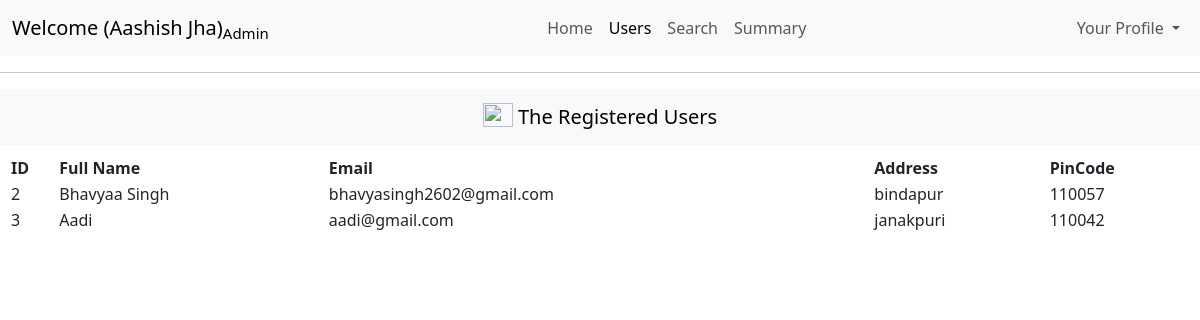
Page /admin/dashboard/users (signed in) on the committed database.
### models/models.py (models this page shows)
class User(db.Model):
    id= db.Column(db.Integer(),primary_key=True)
    fullname = db.Column(db.String(50),nullable = False)
    email = db.Column(db.String(50),unique = True,nullable = False)
    password = db.Column(db.String(),nullable= False)
    address = db.Column(db.String(200),nullable=False)
    pincode = db.Column(db.Integer(),nullable= False)
    role = db.Column(db.String(10),nullable=False)
    status=db.Column(db.Integer(),nullable=False)

### controllers/controllers.py (the view)
@controllers.route("/admin/dashboard/users", methods=['GET','POST'])
def userDetails():
    status = session.get("status")
    if status is not None and int(status) > 0:
        getuser = User.query.filter_by(role="user")
        for i in getuser:
            print(i.pincode)
        print("executed")
        return render_template("userDetails.html",getuser=getuser)
    else:
        return redirect("/login")

### templates/userDetails.html (shortened to what this page needs)
<!DOCTYPE html>
<html lang="en">
<head>
    <link href="https://cdn.jsdelivr.net/npm/bootstrap@5.3.7/dist/css/bootstrap.min.css" rel="stylesheet">
</head>
<body>
    <nav class="navbar navbar-expand-lg bg-body-tertiary">
  <div class="container-fluid">
    <a class="navbar-brand " href="#">Welcome ({{session['fullname']}})<sub>Admin</sub></a>
    <div class="collapse navbar-collapse" id="navbarNavDropdown">
      <ul class="navbar-nav ms-auto">
        <li class="nav-item">
          <a class="nav-link " aria-current="page" href="/admin/dashboard">Home</a>
        </li>
        <li class="nav-item">
          <a class="nav-link active" href="#">Users</a>
        </li>
        <li class="nav-item">
          <a class="nav-link" href="/admin/dashboard/search">Search</a>
        </li>
        <li class="nav-item">
          <a class="nav-link" href="/admin/dashboard/summary">Summary</a>
        </li>
    </ul>
    <ul class="navbar-nav ms-auto">
        <li class="nav-item dropdown">
          <a class="nav-link dropdown-toggle" href="#" role="button" data-bs-toggle="dropdown" aria-expanded="false">
            Your Profile
          </a>
        </li>
      </ul>
    </div>
  </div>
</nav>
<hr>
<nav class="navbar bg-body-tertiary">
  <div class="container-fluid text-center">
    <a class="navbar-brand mx-auto " href="#">
      <img src="https://images.pexels.com/photos/1528375/pexels-photo-1528375.jpeg?_gl=1*18akve4*_ga*MTQyOTczMDU2MS4xNzUzMzU4OTQw*_ga_8JE65Q40S6*czE3NTMzNTg5MzkkbzEkZzEkdDE3NTMzNTg5NTckajQyJGwwJGgw" width="30" height="24" class="d-inline-block align-text-top" style="align-content: center;">
        The Registered Users
    </a>
 </div>
</nav>
<table style="width: 100%; margin: 10px;">
  <tr>
    <th>ID</th>
    <th>Full Name</th>
    <th>Email</th>
    <th>Address</th>
    <th>PinCode</th>
  </tr>
  {% for x in getuser%}
  <tr>
    <td>{{x.id}}</td>
    <td>{{x.fullname}}</td>
    <td>{{x.email}}</td>
    <td>{{x.address}}</td>
    <td>{{x.pincode}}</td>
  </tr>
    {% endfor %}
</table>
</body>
</html>

### rows in the picture
User: id "2", fullname "Bhavyaa Singh", email "bhavyasingh2602@gmail.com", address "bindapur", pincode "110057"
User: id "3", fullname "Aadi", email "aadi@gmail.com", address "janakpuri", pincode "110042"

### other values in the picture
{{ session['fullname'] }} "Aashish Jha"
